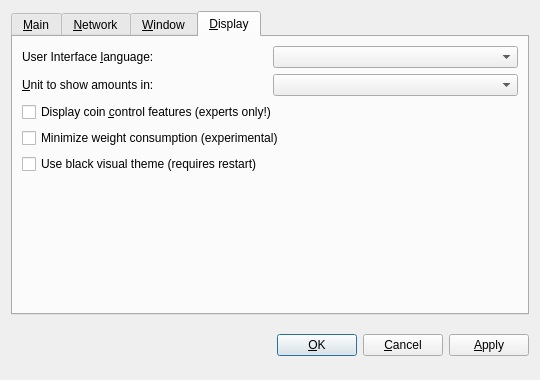
<?xml version="1.0" encoding="UTF-8"?>
<ui version="4.0">
 <class>OptionsDialog</class>
 <widget class="QDialog" name="OptionsDialog">
  <property name="geometry">
   <rect>
    <x>0</x>
    <y>0</y>
    <width>540</width>
    <height>380</height>
   </rect>
  </property>
  <property name="windowTitle">
   <string>Options</string>
  </property>
  <property name="modal">
   <bool>true</bool>
  </property>
  <layout class="QVBoxLayout" name="verticalLayout">
   <item>
    <widget class="QTabWidget" name="tabWidget">
     <property name="tabPosition">
      <enum>QTabWidget::North</enum>
     </property>
     <property name="currentIndex">
      <number>3</number>
     </property>
     <widget class="QWidget" name="tabMain">
      <attribute name="title">
       <string>&amp;Main</string>
      </attribute>
      <layout class="QVBoxLayout" name="verticalLayout_Main">
       <item>
        <widget class="QLabel" name="transactionFeeInfoLabel">
         <property name="text">
          <string>Optional transaction fee per kB that helps make sure your transactions are processed quickly. Most transactions are 1 kB. Fee 0.01 recommended.</string>
         </property>
         <property name="textFormat">
          <enum>Qt::PlainText</enum>
         </property>
         <property name="wordWrap">
          <bool>true</bool>
         </property>
        </widget>
       </item>
       <item>
        <layout class="QHBoxLayout" name="horizontalLayoutFee">
         <item>
          <widget class="QLabel" name="transactionFeeLabel">
           <property name="text">
            <string>Pay transaction &amp;fee</string>
           </property>
           <property name="textFormat">
            <enum>Qt::PlainText</enum>
           </property>
           <property name="buddy">
            <cstring>transactionFee</cstring>
           </property>
          </widget>
         </item>
         <item>
          <widget class="BitcoinAmountField" name="transactionFee"/>
         </item>
         <item>
          <spacer name="horizontalSpacerFee">
           <property name="orientation">
            <enum>Qt::Horizontal</enum>
           </property>
           <property name="sizeHint" stdset="0">
            <size>
             <width>40</width>
             <height>20</height>
            </size>
           </property>
          </spacer>
         </item>
        </layout>
       </item>
       <item>
        <widget class="QLabel" name="reserveBalanceInfoLabel">
         <property name="text">
          <string>Reserved amount does not participate in staking and is therefore spendable at any time.</string>
         </property>
         <property name="textFormat">
          <enum>Qt::PlainText</enum>
         </property>
         <property name="wordWrap">
          <bool>true</bool>
         </property>
        </widget>
       </item>
       <item>
        <layout class="QHBoxLayout" name="horizontalLayoutReserveBalance">
         <item>
          <widget class="QLabel" name="reserveBalanceLabel">
           <property name="text">
            <string>Reserve</string>
           </property>
           <property name="textFormat">
            <enum>Qt::PlainText</enum>
           </property>
           <property name="buddy">
            <cstring>reserveBalance</cstring>
           </property>
          </widget>
         </item>
         <item>
          <widget class="BitcoinAmountField" name="reserveBalance"/>
         </item>
         <item>
          <spacer name="horizontalSpacerReserveBalance">
           <property name="orientation">
            <enum>Qt::Horizontal</enum>
           </property>
           <property name="sizeHint" stdset="0">
            <size>
             <width>40</width>
             <height>20</height>
            </size>
           </property>
          </spacer>
         </item>
        </layout>
       </item>
       <item>
        <widget class="QCheckBox" name="bitcoinAtStartup">
         <property name="toolTip">
          <string>Automatically start Crowncoin after logging in to the system.</string>
         </property>
         <property name="text">
          <string>&amp;Start Crowncoin on system login</string>
         </property>
        </widget>
       </item>
       <item>
        <spacer name="verticalSpacer_Main">
         <property name="orientation">
          <enum>Qt::Vertical</enum>
         </property>
         <property name="sizeHint" stdset="0">
          <size>
           <width>20</width>
           <height>40</height>
          </size>
         </property>
        </spacer>
       </item>
      </layout>
     </widget>
     <widget class="QWidget" name="tabNetwork">
      <attribute name="title">
       <string>&amp;Network</string>
      </attribute>
      <layout class="QVBoxLayout" name="verticalLayout_Network">
       <item>
        <widget class="QCheckBox" name="mapPortUpnp">
         <property name="toolTip">
          <string>Automatically open the Crowncoin client port on the router. This only works when your router supports UPnP and it is enabled.</string>
         </property>
         <property name="text">
          <string>Map port using &amp;UPnP</string>
         </property>
        </widget>
       </item>
       <item>
        <widget class="QCheckBox" name="connectSocks">
         <property name="toolTip">
          <string>Connect to the Crowncoin network through a SOCKS5 proxy (e.g. when connecting through Tor).</string>
         </property>
         <property name="text">
          <string>&amp;Connect through SOCKS5 proxy:</string>
         </property>
        </widget>
       </item>
       <item>
        <layout class="QHBoxLayout" name="horizontalLayout_Network">
         <item>
          <widget class="QLabel" name="proxyIpLabel">
           <property name="text">
            <string>Proxy &amp;IP:</string>
           </property>
           <property name="textFormat">
            <enum>Qt::PlainText</enum>
           </property>
           <property name="buddy">
            <cstring>proxyIp</cstring>
           </property>
          </widget>
         </item>
         <item>
          <widget class="QValidatedLineEdit" name="proxyIp">
           <property name="maximumSize">
            <size>
             <width>140</width>
             <height>16777215</height>
            </size>
           </property>
           <property name="toolTip">
            <string>IP address of the proxy (e.g. 127.0.0.1)</string>
           </property>
          </widget>
         </item>
         <item>
          <widget class="QLabel" name="proxyPortLabel">
           <property name="text">
            <string>&amp;Port:</string>
           </property>
           <property name="textFormat">
            <enum>Qt::PlainText</enum>
           </property>
           <property name="buddy">
            <cstring>proxyPort</cstring>
           </property>
          </widget>
         </item>
         <item>
          <widget class="QLineEdit" name="proxyPort">
           <property name="maximumSize">
            <size>
             <width>55</width>
             <height>16777215</height>
            </size>
           </property>
           <property name="toolTip">
            <string>Port of the proxy (e.g. 9050)</string>
           </property>
          </widget>
         </item>
         <item>
          <spacer name="horizontalSpacer_Network">
           <property name="orientation">
            <enum>Qt::Horizontal</enum>
           </property>
           <property name="sizeHint" stdset="0">
            <size>
             <width>40</width>
             <height>20</height>
            </size>
           </property>
          </spacer>
         </item>
        </layout>
       </item>
       <item>
        <spacer name="verticalSpacer_Network">
         <property name="orientation">
          <enum>Qt::Vertical</enum>
         </property>
         <property name="sizeHint" stdset="0">
          <size>
           <width>20</width>
           <height>40</height>
          </size>
         </property>
        </spacer>
       </item>
      </layout>
     </widget>
     <widget class="QWidget" name="tabWindow">
      <attribute name="title">
       <string>&amp;Window</string>
      </attribute>
      <layout class="QVBoxLayout" name="verticalLayout_Window">
       <item>
        <widget class="QCheckBox" name="minimizeToTray">
         <property name="toolTip">
          <string>Show only a tray icon after minimizing the window.</string>
         </property>
         <property name="text">
          <string>&amp;Minimize to the tray instead of the taskbar</string>
         </property>
        </widget>
       </item>
       <item>
        <widget class="QCheckBox" name="minimizeOnClose">
         <property name="toolTip">
          <string>Minimize instead of exit the application when the window is closed. When this option is enabled, the application will be closed only after selecting Quit in the menu.</string>
         </property>
         <property name="text">
          <string>M&amp;inimize on close</string>
         </property>
        </widget>
       </item>
       <item>
        <spacer name="verticalSpacer_Window">
         <property name="orientation">
          <enum>Qt::Vertical</enum>
         </property>
         <property name="sizeHint" stdset="0">
          <size>
           <width>20</width>
           <height>40</height>
          </size>
         </property>
        </spacer>
       </item>
      </layout>
     </widget>
     <widget class="QWidget" name="tabDisplay">
      <attribute name="title">
       <string>&amp;Display</string>
      </attribute>
      <layout class="QVBoxLayout" name="verticalLayout_Display">
       <item>
        <layout class="QHBoxLayout" name="horizontalLayout_1_Display">
         <item>
          <widget class="QLabel" name="langLabel">
           <property name="text">
            <string>User Interface &amp;language:</string>
           </property>
           <property name="textFormat">
            <enum>Qt::PlainText</enum>
           </property>
           <property name="buddy">
            <cstring>lang</cstring>
           </property>
          </widget>
         </item>
         <item>
          <widget class="QValueComboBox" name="lang">
           <property name="toolTip">
            <string>The user interface language can be set here. This setting will take effect after restarting Crowncoin.</string>
           </property>
          </widget>
         </item>
        </layout>
       </item>
       <item>
        <layout class="QHBoxLayout" name="horizontalLayout_2_Display">
         <item>
          <widget class="QLabel" name="unitLabel">
           <property name="text">
            <string>&amp;Unit to show amounts in:</string>
           </property>
           <property name="textFormat">
            <enum>Qt::PlainText</enum>
           </property>
           <property name="buddy">
            <cstring>unit</cstring>
           </property>
          </widget>
         </item>
         <item>
          <widget class="QValueComboBox" name="unit">
           <property name="toolTip">
            <string>Choose the default subdivision unit to show in the interface and when sending coins.</string>
           </property>
          </widget>
         </item>
        </layout>
       </item>
       <item>
        <widget class="QCheckBox" name="coinControlFeatures">
         <property name="toolTip">
          <string>Whether to show coin control features or not.</string>
         </property>
         <property name="text">
          <string>Display coin &amp;control features (experts only!)</string>
         </property>
        </widget>
       </item>
       <item>
        <widget class="QCheckBox" name="minimizeCoinAge">
         <property name="toolTip">
          <string>Whether to select the coin outputs randomly or with minimal coin age.</string>
         </property>
         <property name="text">
          <string>Minimize weight consumption (experimental)</string>
         </property>
        </widget>
       </item>
       <item>
        <widget class="QCheckBox" name="useBlackTheme">
         <property name="text">
          <string>Use black visual theme (requires restart)</string>
         </property>
        </widget>
       </item>
       <item>
        <spacer name="verticalSpacer_Display">
         <property name="orientation">
          <enum>Qt::Vertical</enum>
         </property>
         <property name="sizeHint" stdset="0">
          <size>
           <width>20</width>
           <height>40</height>
          </size>
         </property>
        </spacer>
       </item>
      </layout>
     </widget>
    </widget>
   </item>
   <item>
    <layout class="QHBoxLayout" name="horizontalLayout_Buttons">
     <item>
      <spacer name="horizontalSpacer_1">
       <property name="orientation">
        <enum>Qt::Horizontal</enum>
       </property>
       <property name="sizeHint" stdset="0">
        <size>
         <width>40</width>
         <height>48</height>
        </size>
       </property>
      </spacer>
     </item>
     <item>
      <widget class="QLabel" name="statusLabel">
       <property name="font">
        <font>
         <weight>75</weight>
         <bold>true</bold>
        </font>
       </property>
       <property name="text">
        <string/>
       </property>
       <property name="textFormat">
        <enum>Qt::PlainText</enum>
       </property>
       <property name="wordWrap">
        <bool>true</bool>
       </property>
      </widget>
     </item>
     <item>
      <spacer name="horizontalSpacer_2">
       <property name="orientation">
        <enum>Qt::Horizontal</enum>
       </property>
       <property name="sizeHint" stdset="0">
        <size>
         <width>40</width>
         <height>48</height>
        </size>
       </property>
      </spacer>
     </item>
     <item>
      <widget class="QPushButton" name="okButton">
       <property name="text">
        <string>&amp;OK</string>
       </property>
      </widget>
     </item>
     <item>
      <widget class="QPushButton" name="cancelButton">
       <property name="text">
        <string>&amp;Cancel</string>
       </property>
       <property name="autoDefault">
        <bool>false</bool>
       </property>
      </widget>
     </item>
     <item>
      <widget class="QPushButton" name="applyButton">
       <property name="text">
        <string>&amp;Apply</string>
       </property>
       <property name="autoDefault">
        <bool>false</bool>
       </property>
      </widget>
     </item>
    </layout>
   </item>
  </layout>
 </widget>
 <customwidgets>
  <customwidget>
   <class>BitcoinAmountField</class>
   <extends>QSpinBox</extends>
   <header>bitcoinamountfield.h</header>
  </customwidget>
  <customwidget>
   <class>QValueComboBox</class>
   <extends>QComboBox</extends>
   <header>qvaluecombobox.h</header>
  </customwidget>
  <customwidget>
   <class>QValidatedLineEdit</class>
   <extends>QLineEdit</extends>
   <header>qvalidatedlineedit.h</header>
  </customwidget>
 </customwidgets>
 <resources/>
 <connections/>
</ui>
